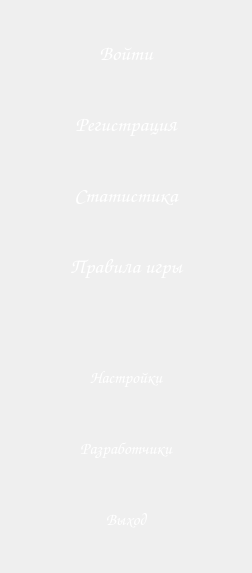
      <widget class="QWidget" name="pageMenuLogout">
       <layout class="QHBoxLayout" name="horizontalLayout_17">
        <item>
         <layout class="QVBoxLayout" name="verticalLayout_13">
          <property name="sizeConstraint">
           <enum>QLayout::SetDefaultConstraint</enum>
          </property>
          <item>
           <spacer name="verticalSpacer_27">
            <property name="orientation">
             <enum>Qt::Vertical</enum>
            </property>
            <property name="sizeType">
             <enum>QSizePolicy::Fixed</enum>
            </property>
            <property name="sizeHint" stdset="0">
             <size>
              <width>20</width>
              <height>10</height>
             </size>
            </property>
           </spacer>
          </item>
          <item>
           <widget class="QPushButton" name="loginButton">
            <property name="sizePolicy">
             <sizepolicy hsizetype="Minimum" vsizetype="Fixed">
              <horstretch>0</horstretch>
              <verstretch>0</verstretch>
             </sizepolicy>
            </property>
            <property name="minimumSize">
             <size>
              <width>230</width>
              <height>65</height>
             </size>
            </property>
            <property name="maximumSize">
             <size>
              <width>230</width>
              <height>16777215</height>
             </size>
            </property>
            <property name="palette">
             <palette>
              <active>
               <colorrole role="WindowText">
                <brush brushstyle="SolidPattern">
                 <color alpha="255">
                  <red>255</red>
                  <green>255</green>
                  <blue>255</blue>
                 </color>
                </brush>
               </colorrole>
               <colorrole role="Button">
                <brush brushstyle="SolidPattern">
                 <color alpha="255">
                  <red>255</red>
                  <green>255</green>
                  <blue>255</blue>
                 </color>
                </brush>
               </colorrole>
               <colorrole role="Text">
                <brush brushstyle="SolidPattern">
                 <color alpha="255">
                  <red>255</red>
                  <green>255</green>
                  <blue>255</blue>
                 </color>
                </brush>
               </colorrole>
               <colorrole role="ButtonText">
                <brush brushstyle="SolidPattern">
                 <color alpha="255">
                  <red>255</red>
                  <green>255</green>
                  <blue>255</blue>
                 </color>
                </brush>
               </colorrole>
               <colorrole role="Base">
                <brush brushstyle="SolidPattern">
                 <color alpha="255">
                  <red>255</red>
                  <green>255</green>
                  <blue>255</blue>
                 </color>
                </brush>
               </colorrole>
               <colorrole role="Window">
                <brush brushstyle="SolidPattern">
                 <color alpha="255">
                  <red>255</red>
                  <green>255</green>
                  <blue>255</blue>
                 </color>
                </brush>
               </colorrole>
               <colorrole role="HighlightedText">
                <brush brushstyle="SolidPattern">
                 <color alpha="255">
                  <red>255</red>
                  <green>255</green>
                  <blue>255</blue>
                 </color>
                </brush>
               </colorrole>
              </active>
              <inactive>
               <colorrole role="WindowText">
                <brush brushstyle="SolidPattern">
                 <color alpha="255">
                  <red>255</red>
                  <green>255</green>
                  <blue>255</blue>
                 </color>
                </brush>
               </colorrole>
               <colorrole role="Button">
                <brush brushstyle="SolidPattern">
                 <color alpha="255">
                  <red>255</red>
                  <green>255</green>
                  <blue>255</blue>
                 </color>
                </brush>
               </colorrole>
               <colorrole role="Text">
                <brush brushstyle="SolidPattern">
                 <color alpha="255">
                  <red>255</red>
                  <green>255</green>
                  <blue>255</blue>
                 </color>
                </brush>
               </colorrole>
               <colorrole role="ButtonText">
                <brush brushstyle="SolidPattern">
                 <color alpha="255">
                  <red>255</red>
                  <green>255</green>
                  <blue>255</blue>
                 </color>
                </brush>
               </colorrole>
               <colorrole role="Base">
                <brush brushstyle="SolidPattern">
                 <color alpha="255">
                  <red>255</red>
                  <green>255</green>
                  <blue>255</blue>
                 </color>
                </brush>
               </colorrole>
               <colorrole role="Window">
                <brush brushstyle="SolidPattern">
                 <color alpha="255">
                  <red>255</red>
                  <green>255</green>
                  <blue>255</blue>
                 </color>
                </brush>
               </colorrole>
               <colorrole role="HighlightedText">
                <brush brushstyle="SolidPattern">
                 <color alpha="255">
                  <red>255</red>
                  <green>255</green>
                  <blue>255</blue>
                 </color>
                </brush>
               </colorrole>
              </inactive>
              <disabled>
               <colorrole role="WindowText">
                <brush brushstyle="SolidPattern">
                 <color alpha="255">
                  <red>255</red>
                  <green>255</green>
                  <blue>255</blue>
                 </color>
                </brush>
               </colorrole>
               <colorrole role="Button">
                <brush brushstyle="SolidPattern">
                 <color alpha="255">
                  <red>255</red>
                  <green>255</green>
                  <blue>255</blue>
                 </color>
                </brush>
               </colorrole>
               <colorrole role="Text">
                <brush brushstyle="SolidPattern">
                 <color alpha="255">
                  <red>255</red>
                  <green>255</green>
                  <blue>255</blue>
                 </color>
                </brush>
               </colorrole>
               <colorrole role="ButtonText">
                <brush brushstyle="SolidPattern">
                 <color alpha="255">
                  <red>255</red>
                  <green>255</green>
                  <blue>255</blue>
                 </color>
                </brush>
               </colorrole>
               <colorrole role="Base">
                <brush brushstyle="SolidPattern">
                 <color alpha="255">
                  <red>255</red>
                  <green>255</green>
                  <blue>255</blue>
                 </color>
                </brush>
               </colorrole>
               <colorrole role="Window">
                <brush brushstyle="SolidPattern">
                 <color alpha="255">
                  <red>255</red>
                  <green>255</green>
                  <blue>255</blue>
                 </color>
                </brush>
               </colorrole>
               <colorrole role="HighlightedText">
                <brush brushstyle="SolidPattern">
                 <color alpha="255">
                  <red>255</red>
                  <green>255</green>
                  <blue>255</blue>
                 </color>
                </brush>
               </colorrole>
              </disabled>
             </palette>
            </property>
            <property name="font">
             <font>
              <family>Comic Sans MS</family>
              <pointsize>16</pointsize>
              <weight>50</weight>
              <italic>false</italic>
              <bold>false</bold>
             </font>
            </property>
            <property name="styleSheet">
             <string notr="true">background-color: rgb(255, 255, 255);
color: rgb(255, 255, 255);
background-image: url(:/images/res/button.png);</string>
            </property>
            <property name="text">
             <string>Войти</string>
            </property>
            <property name="flat">
             <bool>true</bool>
            </property>
           </widget>
          </item>
          <item>
           <widget class="QPushButton" name="signupButton_2">
            <property name="sizePolicy">
             <sizepolicy hsizetype="Minimum" vsizetype="Fixed">
              <horstretch>0</horstretch>
              <verstretch>0</verstretch>
             </sizepolicy>
            </property>
            <property name="minimumSize">
             <size>
              <width>230</width>
              <height>65</height>
             </size>
            </property>
            <property name="maximumSize">
             <size>
              <width>230</width>
              <height>16777215</height>
             </size>
            </property>
            <property name="font">
             <font>
              <family>Comic Sans MS</family>
              <pointsize>16</pointsize>
              <weight>50</weight>
              <italic>false</italic>
              <bold>false</bold>
             </font>
            </property>
            <property name="styleSheet">
             <string notr="true">background-color: rgb(255, 255, 255);
color: rgb(255, 255, 255);
background-image: url(:/images/res/button.png);</string>
            </property>
            <property name="text">
             <string>Регистрация</string>
            </property>
            <property name="flat">
             <bool>true</bool>
            </property>
           </widget>
          </item>
          <item>
           <widget class="QPushButton" name="statButton_3">
            <property name="sizePolicy">
             <sizepolicy hsizetype="Minimum" vsizetype="Fixed">
              <horstretch>0</horstretch>
              <verstretch>0</verstretch>
             </sizepolicy>
            </property>
            <property name="minimumSize">
             <size>
              <width>230</width>
              <height>65</height>
             </size>
            </property>
            <property name="maximumSize">
             <size>
              <width>230</width>
              <height>16777215</height>
             </size>
            </property>
            <property name="font">
             <font>
              <family>Comic Sans MS</family>
              <pointsize>16</pointsize>
              <weight>50</weight>
              <italic>false</italic>
              <bold>false</bold>
             </font>
            </property>
            <property name="styleSheet">
             <string notr="true">background-color: rgb(255, 255, 255);
color: rgb(255, 255, 255);
background-image: url(:/images/res/button.png);</string>
            </property>
            <property name="text">
             <string>Статистика</string>
            </property>
            <property name="flat">
             <bool>true</bool>
            </property>
           </widget>
          </item>
          <item>
           <widget class="QPushButton" name="rulesButton_3">
            <property name="sizePolicy">
             <sizepolicy hsizetype="Minimum" vsizetype="Fixed">
              <horstretch>0</horstretch>
              <verstretch>0</verstretch>
             </sizepolicy>
            </property>
            <property name="minimumSize">
             <size>
              <width>230</width>
              <height>65</height>
             </size>
            </property>
            <property name="maximumSize">
             <size>
              <width>230</width>
              <height>16777215</height>
             </size>
            </property>
            <property name="font">
             <font>
              <family>Comic Sans MS</family>
              <pointsize>16</pointsize>
              <weight>50</weight>
              <italic>false</italic>
              <bold>false</bold>
             </font>
            </property>
            <property name="styleSheet">
             <string notr="true">background-color: rgb(255, 255, 255);
color: rgb(255, 255, 255);
background-image: url(:/images/res/button.png);</string>
            </property>
            <property name="text">
             <string>Правила игры</string>
            </property>
            <property name="flat">
             <bool>true</bool>
            </property>
           </widget>
          </item>
          <item>
           <spacer name="verticalSpacer_28">
            <property name="orientation">
             <enum>Qt::Vertical</enum>
            </property>
            <property name="sizeHint" stdset="0">
             <size>
              <width>20</width>
              <height>40</height>
             </size>
            </property>
           </spacer>
          </item>
          <item>
           <widget class="QPushButton" name="settingsButton">
            <property name="sizePolicy">
             <sizepolicy hsizetype="Minimum" vsizetype="Fixed">
              <horstretch>0</horstretch>
              <verstretch>0</verstretch>
             </sizepolicy>
            </property>
            <property name="minimumSize">
             <size>
              <width>230</width>
              <height>65</height>
             </size>
            </property>
            <property name="maximumSize">
             <size>
              <width>230</width>
              <height>16777215</height>
             </size>
            </property>
            <property name="font">
             <font>
              <family>Comic Sans MS</family>
              <pointsize>13</pointsize>
              <weight>50</weight>
              <italic>false</italic>
              <bold>false</bold>
             </font>
            </property>
            <property name="styleSheet">
             <string notr="true">background-color: rgb(255, 255, 255);
color: rgb(255, 255, 255);
background-image: url(:/images/res/button.png);</string>
            </property>
            <property name="text">
             <string>Настройки</string>
            </property>
            <property name="flat">
             <bool>true</bool>
            </property>
           </widget>
          </item>
          <item>
           <widget class="QPushButton" name="creatorsButton_2">
            <property name="sizePolicy">
             <sizepolicy hsizetype="Minimum" vsizetype="Fixed">
              <horstretch>0</horstretch>
              <verstretch>0</verstretch>
             </sizepolicy>
            </property>
            <property name="minimumSize">
             <size>
              <width>230</width>
              <height>65</height>
             </size>
            </property>
            <property name="maximumSize">
             <size>
              <width>230</width>
              <height>16777215</height>
             </size>
            </property>
            <property name="font">
             <font>
              <family>Comic Sans MS</family>
              <pointsize>13</pointsize>
              <weight>50</weight>
              <italic>false</italic>
              <bold>false</bold>
             </font>
            </property>
            <property name="styleSheet">
             <string notr="true">background-color: rgb(255, 255, 255);
color: rgb(255, 255, 255);
background-image: url(:/images/res/button.png);</string>
            </property>
            <property name="text">
             <string>Разработчики</string>
            </property>
            <property name="flat">
             <bool>true</bool>
            </property>
           </widget>
          </item>
          <item>
           <widget class="QPushButton" name="exitButton_3">
            <property name="sizePolicy">
             <sizepolicy hsizetype="Minimum" vsizetype="Fixed">
              <horstretch>0</horstretch>
              <verstretch>0</verstretch>
             </sizepolicy>
            </property>
            <property name="minimumSize">
             <size>
              <width>230</width>
              <height>65</height>
             </size>
            </property>
            <property name="maximumSize">
             <size>
              <width>230</width>
              <height>16777215</height>
             </size>
            </property>
            <property name="font">
             <font>
              <family>Comic Sans MS</family>
              <pointsize>13</pointsize>
              <weight>50</weight>
              <italic>false</italic>
              <bold>false</bold>
             </font>
            </property>
            <property name="styleSheet">
             <string notr="true">background-color: rgb(255, 255, 255);
color: rgb(255, 255, 255);
background-image: url(:/images/res/button.png);</string>
            </property>
            <property name="text">
             <string>Выход</string>
            </property>
            <property name="flat">
             <bool>true</bool>
            </property>
           </widget>
          </item>
          <item>
           <spacer name="verticalSpacer_29">
            <property name="orientation">
             <enum>Qt::Vertical</enum>
            </property>
            <property name="sizeType">
             <enum>QSizePolicy::Fixed</enum>
            </property>
            <property name="sizeHint" stdset="0">
             <size>
              <width>20</width>
              <height>10</height>
             </size>
            </property>
           </spacer>
          </item>
         </layout>
        </item>
       </layout>
      </widget>
